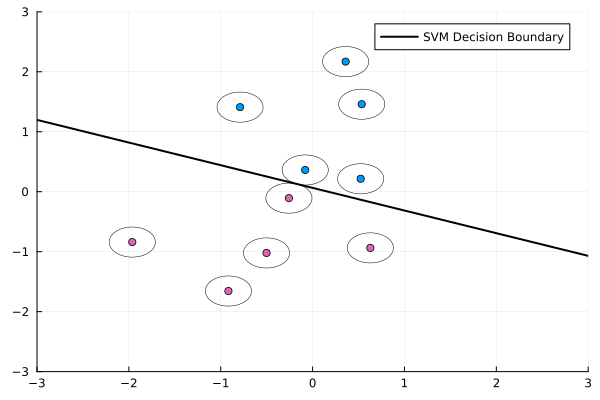

Recreate this plot in Julia.
import JuMP
import Gurobi
using JuMP
using LinearAlgebra

# Implement simple SVM using JuMP
# Data
n = 10
dims = 2
x = randn(n, dims)
y = 2 * (x * [1, 1] .> 0) .- 1
@show x
display(x)
@show y

# Model
m = Model(Gurobi.Optimizer)
set_optimizer_attribute(m, "OutputFlag", 0)
@variable(m, w[1:dims])
@variable(m, b)
@constraint(m, [i = 1:n], y[i] * (dot(w, x[i, :]) + b) >= 1)
@objective(m, Min, sum(w .^ 2))
optimize!(m)
normal = value.(w)
offset = value(b)
obj = objective_value(m)
ρ = 1 / norm(normal, 2)

using Plots
scatter(x[:, 1], x[:, 2], color=y, label="")
# Plot a circle with radius ρ around each point
θ = range(0, 2π, length=1000)
for i in 1:n
  plot!(x[i, :][1] .+ ρ * cos.(θ), x[i, :][2] .+ ρ * sin.(θ), color=:black, linewidth=0.5, label="")
end
# Plot the decision boundary
plot!(x -> (-normal[1] * x - offset) / normal[2], xlim=(-3, 3), ylim=(-3, 3), color=:black, linewidth=2, label="SVM Decision Boundary")
savefig("svm.png")

